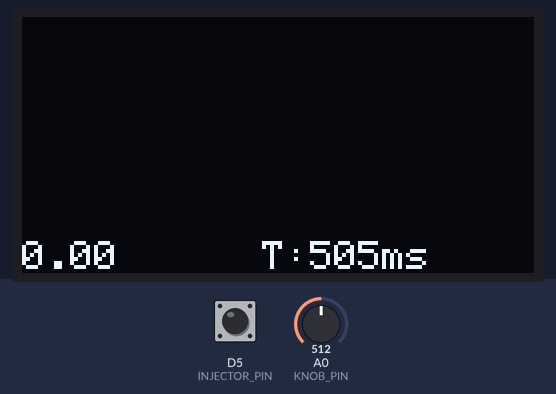
This sketch was run on a simulated ESP8266 (NodeMCU). On the bench: 128×64 one-colour display. The test bench sets the inputs (shaded band); at power-on: A0 (KNOB_PIN) = 512, D5 (INJECTOR_PIN) HIGH. The display library's start-up logo is not drawn; what the sketch prints to the serial monitor is not drawn.

Above: at 3.3 s.
3.4 s: A0 (KNOB_PIN) set to 716
At 4.9 s:
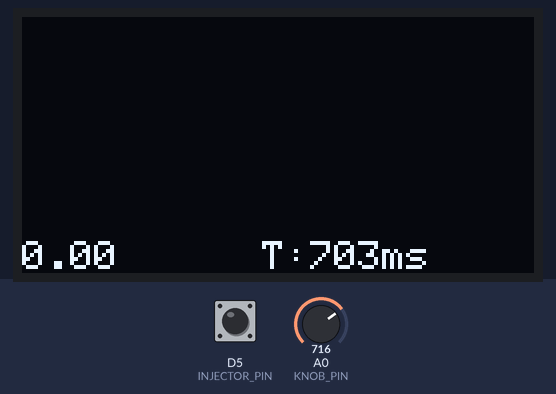
5.6 s: A0 (KNOB_PIN) set to 900
At 6.2 s:
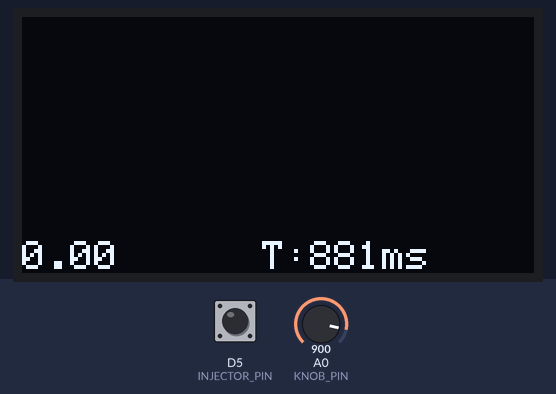
7.3 s: A0 (KNOB_PIN) set to 1023
At 9.0 s:
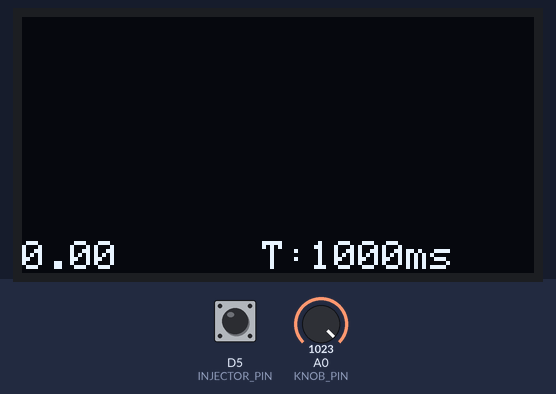
Timing chart, 0 to 10.5 s (numbered marks = the images above; inputs shaded):
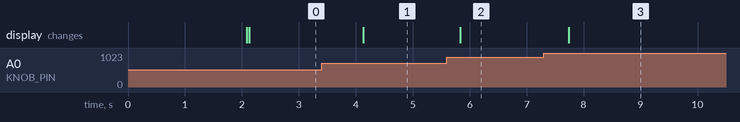

The sketch:

fuel_monitor_fixed.ino
```cpp
// Fuel consumption monitor for ESP8266 + SSD1306 OLED
// Measures injector pulse width via interrupt, computes ml/min,
// displays a rolling graph and numeric readout.

#include <Adafruit_GFX.h>
#include <Adafruit_SSD1306.h>
#include <ESP8266WiFi.h>   // Included only to shut the radio off in setup()

// ── Pin definitions ─────────────────────────────────────────────────────────
// BUG 3 FIX: GPIO3 is the Serial RX pin — use D5 (GPIO14) instead.
// Original: #define INJECTOR_PIN 3  // comment claimed GPIO5 but 3 = RX
#define INJECTOR_PIN  D5   // GPIO14

#define KNOB_PIN      A0   // Analog pin for timebase knob

// ── Display ──────────────────────────────────────────────────────────────────
#define SCREEN_WIDTH  128
#define SCREEN_HEIGHT  64

#define OLED_DC     D2
#define OLED_CS     D8
#define OLED_RESET  D3
Adafruit_SSD1306 display(SCREEN_WIDTH, SCREEN_HEIGHT,
                          &SPI, OLED_DC, OLED_RESET, OLED_CS);

// ── Text overlay feature flags ───────────────────────────────────────────────
#define DRAW_TEXT
#define DRAW_TEXT_TIMEBASE
//#define DRAW_TEXT_SHADOW
#define DRAW_TEXT_RECTANGLE

#define TEXT_LPKM_X     0
#define TEXT_LPKM_Y     (SCREEN_HEIGHT - 8)
#define TEXT_TIMEBASE_X 60
#define TEXT_TIMEBASE_Y (SCREEN_HEIGHT - 8)

// ── ISR state ────────────────────────────────────────────────────────────────
volatile unsigned long pulseStart      = 0;
volatile uint32_t      totalPulseWidth = 0;

// ── Measurement state ────────────────────────────────────────────────────────
uint32_t pulseWidthSnapshot    = 0;
float    fuelConsumptionMLsec  = 0.0f;
float    injectorFlowRateMLmin = 200.0f;  // ml/min at 100 % duty cycle
float    fuel_avg1_MLmin       = 0.0f;   // exponential moving average

// ── Timing ───────────────────────────────────────────────────────────────────
uint32_t previousMillis       = 0;
uint32_t previousMillis_graph = 0;
uint32_t interval             = 100;    // fuel-calc update period [ms]
uint32_t graph_interval       = 1000;   // graph update period [ms], set by knob

// ── Knob / timebase ──────────────────────────────────────────────────────────
uint16_t knobValue = 0;
// BUG 1 FIX: was uint8_t — map() returns up to 1000, which overflows uint8_t.
uint16_t timeBase  = 100;   // graph update interval in ms (10 – 1000)

// ── Rolling graph ────────────────────────────────────────────────────────────
uint8_t  graphX = 0;
uint8_t  graphY = 0;
uint8_t  graphW = SCREEN_WIDTH;
uint8_t  graphH = SCREEN_HEIGHT - 1;

uint32_t graphMin = 0;
uint32_t graphMax = 100;

uint32_t graphData[SCREEN_WIDTH];   // circular buffer (left-shift scroll)

// ── ISR ───────────────────────────────────────────────────────────────────────
void ICACHE_RAM_ATTR injectorISR() {
  if (digitalRead(INJECTOR_PIN) == HIGH) {
    pulseStart = micros();
  } else {
    // Guard: only accumulate if a rising edge was seen first
    if (pulseStart != 0) {
      uint32_t width = (uint32_t)(micros() - pulseStart);
      totalPulseWidth += width;
      pulseStart = 0;   // arm for next rising edge
    }
  }
}

// ── setup() ──────────────────────────────────────────────────────────────────
void setup() {
  // BUG 6 FIX: disable WiFi radio (was included but never shut off)
  WiFi.mode(WIFI_OFF);
  WiFi.forceSleepBegin();

  // BUG 8 FIX: 9600 is needlessly slow on an 80 MHz ESP8266
  Serial.begin(115200);

  if (!display.begin(SSD1306_SWITCHCAPVCC)) {
    Serial.println(F("SSD1306 allocation failed"));
    for (;;);
  }
  display.display();
  delay(2000);

  display.clearDisplay();
  display.setTextSize(1);
  display.setTextColor(SSD1306_WHITE);
  display.setCursor(0, 0);
  display.println(F("Setting up..."));
  display.display();

  memset(graphData, 0, sizeof(graphData));   // zero-fill graph buffer

  pinMode(INJECTOR_PIN, INPUT_PULLUP);
  attachInterrupt(digitalPinToInterrupt(INJECTOR_PIN), injectorISR, CHANGE);

  display.setCursor(0, 16);
  display.println(F("Done!"));
  display.display();
}

// ── updateDisplay() ───────────────────────────────────────────────────────────
#ifdef DRAW_TEXT
void updateDisplay() {
  char buffer[16];
  // Format: "123.45"  (integer part + 2 decimal places)
  sprintf(buffer, "%d.%02d",
          (uint16_t)fuel_avg1_MLmin,
          (uint16_t)(fuel_avg1_MLmin * 100.0f) % 100);

#ifdef DRAW_TEXT_SHADOW
  // BUG 5 FIX: shadow must use the same formatted 'buffer', not the raw float
  display.setTextColor(SSD1306_BLACK);

  const int8_t offsets[4][2] = {{1,-1},{1,1},{-1,1},{-1,-1}};
  for (uint8_t o = 0; o < 4; o++) {
    display.setCursor(TEXT_LPKM_X    + offsets[o][0],
                      TEXT_LPKM_Y   + offsets[o][1]);
    display.print(buffer);

    display.setCursor(TEXT_TIMEBASE_X + offsets[o][0],
                      TEXT_TIMEBASE_Y + offsets[o][1]);
    display.print(F("T:"));
    display.print(timeBase);
    display.print(F("ms"));
  }
#endif // DRAW_TEXT_SHADOW

#ifdef DRAW_TEXT_RECTANGLE
  int16_t  x1, y1;
  uint16_t w, h;
  display.getTextBounds(buffer, TEXT_LPKM_X, TEXT_LPKM_Y, &x1, &y1, &w, &h);
  // BUG 4 FIX: use SSD1306_BLACK, not bare BLACK
  display.fillRect(x1, y1 - 1, w, h + 2, SSD1306_BLACK);
#endif

  display.setTextColor(SSD1306_WHITE);
  display.setCursor(TEXT_LPKM_X, TEXT_LPKM_Y);
  display.print(buffer);

#ifdef DRAW_TEXT_TIMEBASE
#ifdef DRAW_TEXT_RECTANGLE
  display.fillRect(TEXT_TIMEBASE_X, TEXT_TIMEBASE_Y - 1, 50, 9, SSD1306_BLACK);
#endif
  display.setCursor(TEXT_TIMEBASE_X, TEXT_TIMEBASE_Y);
  display.print(F("T:"));
  display.print(timeBase);
  display.print(F("ms"));
#endif // DRAW_TEXT_TIMEBASE
}
#endif // DRAW_TEXT

// ── updateGraph() ─────────────────────────────────────────────────────────────
void updateGraph() {
  // Shift left, append new sample
  for (uint8_t i = 0; i < graphW - 1; i++) {
    graphData[i] = graphData[i + 1];
  }
  graphData[graphW - 1] = (uint32_t)fuel_avg1_MLmin;

  // BUG 2 FIX: graphMax was initialised to the magic constant 1 instead of
  // graphData[0], breaking autoscale whenever all samples are below 1.
  graphMax = graphData[0];
  graphMin = graphData[0];

  // BUG 7 NOTE: OPTIMIZED_MAX_SEARCH was defined but never implemented.
  // The clean fix is to implement it properly rather than silently skip it.
#ifdef OPTIMIZED_MAX_SEARCH
  // Exclude the most-recent column (index graphW-1) from the search so the
  // scale settles on stable history rather than chasing the live edge.
  uint8_t searchEnd = graphW - 1;
#else
  uint8_t searchEnd = graphW;
#endif

  for (uint8_t i = 1; i < searchEnd; i++) {
    if (graphData[i] > graphMax) graphMax = graphData[i];
    if (graphData[i] < graphMin) graphMin = graphData[i];
  }
  // Avoid zero range
  if (graphMax <= graphMin) graphMax = graphMin + 1;
}

// ── drawGraph() ───────────────────────────────────────────────────────────────
void drawGraph() {
  for (uint8_t i = 0; i < graphW; i++) {
    uint16_t barHeight = (uint16_t)(
      ((float)(graphData[i] - graphMin) / (float)(graphMax - graphMin)) * graphH
    );
    if (barHeight > graphH) barHeight = graphH;
    display.drawFastVLine(graphX + i, graphY + (graphH - barHeight),
                          barHeight, SSD1306_WHITE);
  }
}

// ── loop() ────────────────────────────────────────────────────────────────────
void loop() {
  uint32_t currentMillis = millis();

  static uint32_t last_interval_micros = 0;

  if (currentMillis - previousMillis >= interval) {
    previousMillis = currentMillis;

    uint32_t current_micros   = micros();
    uint32_t interval_duration = current_micros - last_interval_micros;
    last_interval_micros      = current_micros;

    if (interval_duration == 0) return;   // extremely unlikely; guard division

    // Atomic snapshot of ISR accumulator
    noInterrupts();
    pulseWidthSnapshot = totalPulseWidth;
    totalPulseWidth    = 0;
    interrupts();

    // duty_cycle = pulseWidthSnapshot / interval_duration
    float duty           = (float)pulseWidthSnapshot / (float)interval_duration;
    fuelConsumptionMLsec = duty * (injectorFlowRateMLmin / 60.0f);
    float current_ml_min = duty * injectorFlowRateMLmin;

    // Exponential moving average (α = 0.1)
    fuel_avg1_MLmin = (fuel_avg1_MLmin * 9.0f + current_ml_min) / 10.0f;

    // BUG 1 FIX: timeBase must be uint16_t (holds 10–1000).
    // BUG 1 FIX: assign map() result directly to graph_interval, not via
    //            an already-overflowed uint8_t intermediate.
    knobValue      = analogRead(KNOB_PIN);
    timeBase       = (uint16_t)map(knobValue, 0, 1023, 10, 1000);
    graph_interval = (uint32_t)timeBase;

    if (currentMillis - previousMillis_graph >= graph_interval) {
      previousMillis_graph = currentMillis;

      // Reset EMA to zero when injector has been idle long enough
      if (current_ml_min == 0.0f && fuel_avg1_MLmin < 0.01f) {
        fuel_avg1_MLmin = 0.0f;
      }

      display.clearDisplay();
      updateGraph();
      drawGraph();

      Serial.print(F("Fuel: "));
      Serial.print(fuelConsumptionMLsec, 3);
      Serial.print(F(" ml/s  Avg: "));
      Serial.print(fuel_avg1_MLmin, 2);
      Serial.println(F(" ml/min"));

#ifdef DRAW_TEXT
      updateDisplay();
#endif
      display.display();
    }
  }
}
```

Measured:
- after the input at 3.4 s, the display: changes after 0.73 s (image 1)
- after the input at 5.6 s, the display: changes after 0.24 s (image 2)
- after the input at 7.3 s, the display: changes after 0.44 s (image 3)
